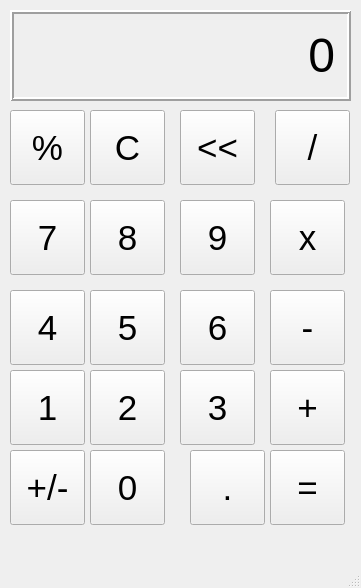
<?xml version="1.0" encoding="UTF-8"?>
<ui version="4.0">
 <class>MainWindow</class>
 <widget class="QMainWindow" name="MainWindow">
  <property name="geometry">
   <rect>
    <x>0</x>
    <y>0</y>
    <width>361</width>
    <height>588</height>
   </rect>
  </property>
  <property name="windowTitle">
   <string>calculator</string>
  </property>
  <widget class="QWidget" name="centralwidget">
   <widget class="QLabel" name="outputLabel">
    <property name="geometry">
     <rect>
      <x>10</x>
      <y>10</y>
      <width>341</width>
      <height>91</height>
     </rect>
    </property>
    <property name="font">
     <font>
      <pointsize>36</pointsize>
     </font>
    </property>
    <property name="locale">
     <locale language="English" country="Eritrea"/>
    </property>
    <property name="frameShape">
     <enum>QFrame::Shape::Box</enum>
    </property>
    <property name="frameShadow">
     <enum>QFrame::Shadow::Raised</enum>
    </property>
    <property name="lineWidth">
     <number>2</number>
    </property>
    <property name="text">
     <string>0</string>
    </property>
    <property name="alignment">
     <set>Qt::AlignmentFlag::AlignRight|Qt::AlignmentFlag::AlignTrailing|Qt::AlignmentFlag::AlignVCenter</set>
    </property>
    <property name="margin">
     <number>10</number>
    </property>
   </widget>
   <widget class="QPushButton" name="percentButton">
    <property name="geometry">
     <rect>
      <x>10</x>
      <y>110</y>
      <width>75</width>
      <height>75</height>
     </rect>
    </property>
    <property name="font">
     <font>
      <pointsize>26</pointsize>
     </font>
    </property>
    <property name="text">
     <string>%</string>
    </property>
   </widget>
   <widget class="QPushButton" name="cButton">
    <property name="geometry">
     <rect>
      <x>90</x>
      <y>110</y>
      <width>75</width>
      <height>75</height>
     </rect>
    </property>
    <property name="font">
     <font>
      <pointsize>26</pointsize>
     </font>
    </property>
    <property name="text">
     <string>C</string>
    </property>
   </widget>
   <widget class="QPushButton" name="arrowButton">
    <property name="geometry">
     <rect>
      <x>180</x>
      <y>110</y>
      <width>75</width>
      <height>75</height>
     </rect>
    </property>
    <property name="font">
     <font>
      <pointsize>26</pointsize>
     </font>
    </property>
    <property name="text">
     <string>&lt;&lt;</string>
    </property>
   </widget>
   <widget class="QPushButton" name="divideButton">
    <property name="geometry">
     <rect>
      <x>275</x>
      <y>110</y>
      <width>75</width>
      <height>75</height>
     </rect>
    </property>
    <property name="font">
     <font>
      <pointsize>26</pointsize>
     </font>
    </property>
    <property name="text">
     <string>/</string>
    </property>
   </widget>
   <widget class="QPushButton" name="sevenButton">
    <property name="geometry">
     <rect>
      <x>10</x>
      <y>200</y>
      <width>75</width>
      <height>75</height>
     </rect>
    </property>
    <property name="font">
     <font>
      <pointsize>26</pointsize>
     </font>
    </property>
    <property name="text">
     <string>7</string>
    </property>
   </widget>
   <widget class="QPushButton" name="eightButton">
    <property name="geometry">
     <rect>
      <x>90</x>
      <y>200</y>
      <width>75</width>
      <height>75</height>
     </rect>
    </property>
    <property name="font">
     <font>
      <pointsize>26</pointsize>
     </font>
    </property>
    <property name="text">
     <string>8</string>
    </property>
   </widget>
   <widget class="QPushButton" name="nineButton">
    <property name="geometry">
     <rect>
      <x>180</x>
      <y>200</y>
      <width>75</width>
      <height>75</height>
     </rect>
    </property>
    <property name="font">
     <font>
      <pointsize>26</pointsize>
     </font>
    </property>
    <property name="text">
     <string>9</string>
    </property>
   </widget>
   <widget class="QPushButton" name="multiplyButton">
    <property name="geometry">
     <rect>
      <x>270</x>
      <y>200</y>
      <width>75</width>
      <height>75</height>
     </rect>
    </property>
    <property name="font">
     <font>
      <pointsize>26</pointsize>
     </font>
    </property>
    <property name="text">
     <string>x</string>
    </property>
   </widget>
   <widget class="QPushButton" name="twoButton">
    <property name="geometry">
     <rect>
      <x>90</x>
      <y>370</y>
      <width>75</width>
      <height>75</height>
     </rect>
    </property>
    <property name="font">
     <font>
      <pointsize>26</pointsize>
     </font>
    </property>
    <property name="text">
     <string>2</string>
    </property>
   </widget>
   <widget class="QPushButton" name="oneButton">
    <property name="geometry">
     <rect>
      <x>10</x>
      <y>370</y>
      <width>75</width>
      <height>75</height>
     </rect>
    </property>
    <property name="font">
     <font>
      <pointsize>26</pointsize>
     </font>
    </property>
    <property name="text">
     <string>1</string>
    </property>
   </widget>
   <widget class="QPushButton" name="minusButton">
    <property name="geometry">
     <rect>
      <x>270</x>
      <y>290</y>
      <width>75</width>
      <height>75</height>
     </rect>
    </property>
    <property name="font">
     <font>
      <pointsize>26</pointsize>
     </font>
    </property>
    <property name="text">
     <string>-</string>
    </property>
   </widget>
   <widget class="QPushButton" name="sixButton">
    <property name="geometry">
     <rect>
      <x>180</x>
      <y>290</y>
      <width>75</width>
      <height>75</height>
     </rect>
    </property>
    <property name="font">
     <font>
      <pointsize>26</pointsize>
     </font>
    </property>
    <property name="text">
     <string>6</string>
    </property>
   </widget>
   <widget class="QPushButton" name="fourButton">
    <property name="geometry">
     <rect>
      <x>10</x>
      <y>290</y>
      <width>75</width>
      <height>75</height>
     </rect>
    </property>
    <property name="font">
     <font>
      <pointsize>26</pointsize>
     </font>
    </property>
    <property name="text">
     <string>4</string>
    </property>
   </widget>
   <widget class="QPushButton" name="fiveButton">
    <property name="geometry">
     <rect>
      <x>90</x>
      <y>290</y>
      <width>75</width>
      <height>75</height>
     </rect>
    </property>
    <property name="font">
     <font>
      <pointsize>26</pointsize>
     </font>
    </property>
    <property name="text">
     <string>5</string>
    </property>
   </widget>
   <widget class="QPushButton" name="threeButton">
    <property name="geometry">
     <rect>
      <x>180</x>
      <y>370</y>
      <width>75</width>
      <height>75</height>
     </rect>
    </property>
    <property name="font">
     <font>
      <pointsize>26</pointsize>
     </font>
    </property>
    <property name="text">
     <string>3</string>
    </property>
   </widget>
   <widget class="QPushButton" name="addButton">
    <property name="geometry">
     <rect>
      <x>270</x>
      <y>370</y>
      <width>75</width>
      <height>75</height>
     </rect>
    </property>
    <property name="font">
     <font>
      <pointsize>26</pointsize>
     </font>
    </property>
    <property name="text">
     <string>+</string>
    </property>
   </widget>
   <widget class="QPushButton" name="plusminusButton">
    <property name="geometry">
     <rect>
      <x>10</x>
      <y>450</y>
      <width>75</width>
      <height>75</height>
     </rect>
    </property>
    <property name="font">
     <font>
      <pointsize>26</pointsize>
     </font>
    </property>
    <property name="text">
     <string>+/-</string>
    </property>
   </widget>
   <widget class="QPushButton" name="zeroButton">
    <property name="geometry">
     <rect>
      <x>90</x>
      <y>450</y>
      <width>75</width>
      <height>75</height>
     </rect>
    </property>
    <property name="font">
     <font>
      <pointsize>26</pointsize>
     </font>
    </property>
    <property name="text">
     <string>0</string>
    </property>
   </widget>
   <widget class="QPushButton" name="decimalButton">
    <property name="geometry">
     <rect>
      <x>190</x>
      <y>450</y>
      <width>75</width>
      <height>75</height>
     </rect>
    </property>
    <property name="font">
     <font>
      <pointsize>26</pointsize>
     </font>
    </property>
    <property name="text">
     <string>.</string>
    </property>
   </widget>
   <widget class="QPushButton" name="equalButton">
    <property name="geometry">
     <rect>
      <x>270</x>
      <y>450</y>
      <width>75</width>
      <height>75</height>
     </rect>
    </property>
    <property name="font">
     <font>
      <pointsize>26</pointsize>
     </font>
    </property>
    <property name="text">
     <string>=</string>
    </property>
   </widget>
  </widget>
  <widget class="QMenuBar" name="menubar">
   <property name="geometry">
    <rect>
     <x>0</x>
     <y>0</y>
     <width>361</width>
     <height>33</height>
    </rect>
   </property>
  </widget>
  <widget class="QStatusBar" name="statusbar"/>
 </widget>
 <resources/>
 <connections/>
</ui>
